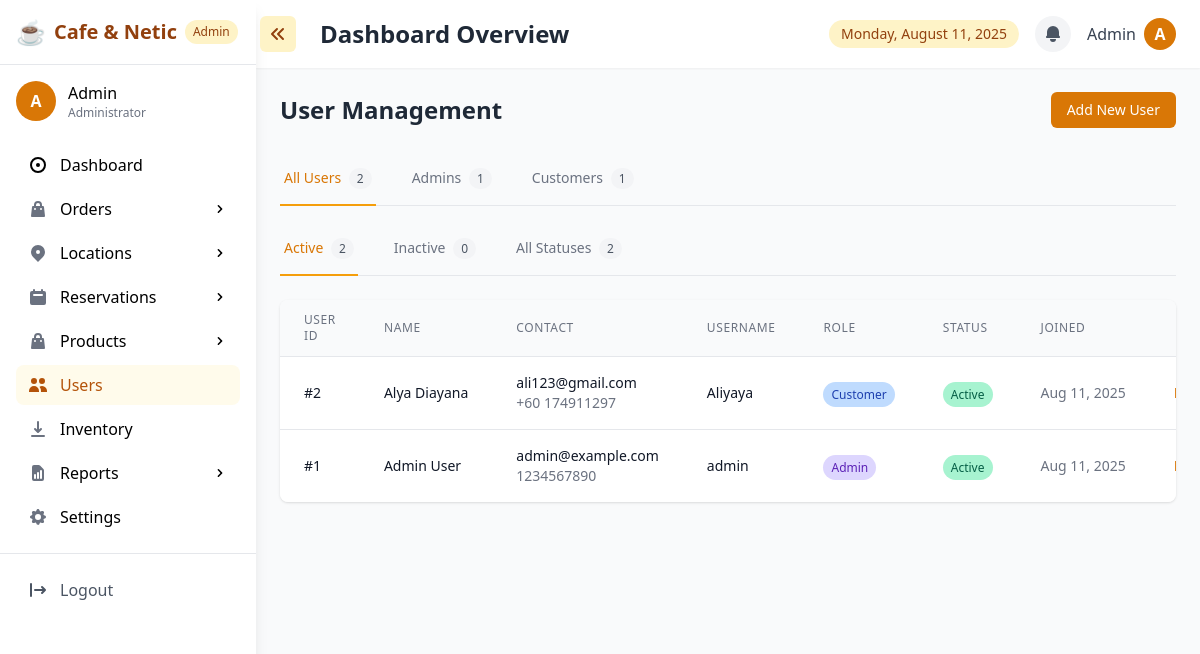
Screenshot of /admin/admin_users.php (signed in) with the database file from the repository.
### tables this page shows
CREATE TABLE `users` (
  `user_id` int(11) NOT NULL,
  `first_name` varchar(50) NOT NULL,
  `last_name` varchar(50) NOT NULL,
  `email` varchar(100) NOT NULL,
  `phone` varchar(20) DEFAULT NULL,
  `username` varchar(50) NOT NULL,
  `password_hash` varchar(255) NOT NULL,
  `role` enum('customer','admin') DEFAULT 'customer',
  `is_active` tinyint(1) DEFAULT 1,
  `created_at` timestamp NOT NULL DEFAULT current_timestamp(),
  `updated_at` timestamp NOT NULL DEFAULT current_timestamp() ON UPDATE current_timestamp(),
  `last_login` datetime DEFAULT NULL
);

### admin/admin_users.php (the view, shortened to what this page needs)
<?php
require '../includes/config.php';
$role_filter = isset($_GET['role']) ? $_GET['role'] : 'all';
$status_filter = isset($_GET['status']) ? $_GET['status'] : 'active';
$sql = "SELECT * FROM users WHERE 1=1";
$params = [];
if ($status_filter !== 'all') {
    $sql .= " AND is_active = :is_active";
    $params[':is_active'] = ($status_filter === 'active') ? 1 : 0;
}
$sql .= " ORDER BY created_at DESC";
try {
    $stmt = $conn->prepare($sql);
    foreach ($params as $key => $value) {
        $stmt->bindValue($key, $value);
    }
    $stmt->execute();
    $users = $stmt->fetchAll(PDO::FETCH_ASSOC);
} catch (PDOException $e) {
    $error = "Failed to fetch users: " . $e->getMessage();
}
try {
    $counts_stmt = $conn->query("
        SELECT
            role,
            is_active,
            COUNT(*) as count
        FROM users
        GROUP BY role, is_active
    ");
    $counts_data = $counts_stmt->fetchAll(PDO::FETCH_ASSOC);
    $counts = [
        'all' => 0,
        'admin' => ['all' => 0, 'active' => 0, 'inactive' => 0],
        'customer' => ['all' => 0, 'active' => 0, 'inactive' => 0],
        'active' => 0,
        'inactive' => 0
    ];
    foreach ($counts_data as $cd) {
        $counts['all'] += $cd['count'];
        $counts[$cd['role']]['all'] += $cd['count'];
        $counts[$cd['role']][$cd['is_active'] ? 'active' : 'inactive'] += $cd['count'];
        $counts[$cd['is_active'] ? 'active' : 'inactive'] += $cd['count'];
    }
} catch (PDOException $e) {
    $error = "Failed to fetch user counts: " . $e->getMessage();
}
?>
<!DOCTYPE html>
<html lang="en">
<head>
    <script src="https://cdn.tailwindcss.com"></script>
</head>
<body class="font-inter bg-gray-50">
    <div class="flex h-screen overflow-hidden">
        <?php include '../includes/admin_sidebar.php'; ?>
        <div class="flex-1 overflow-auto">
            <?php
                include '../includes/admin_topnav.php';
            ?>
            <main class="p-6">
                <div class="flex justify-between items-center mb-6">
                    <h1 class="text-2xl font-bold text-gray-800">User Management</h1>
                    <a href="admin_users_add.php" class="bg-amber-600 hover:bg-amber-700 text-white px-4 py-2 rounded-md text-sm font-medium">
                        Add New User
                    </a>
                </div>
                <div class="mb-6 space-y-4">
                    <div class="border-b border-gray-200">
                        <nav class="-mb-px flex space-x-8">
                            <a href="admin_users.php"
                               class="<?= ($role_filter === 'all' && $status_filter === 'active') ? 'border-amber-500 text-amber-600' : 'border-transparent text-gray-500 hover:text-gray-700 hover:border-gray-300' ?> whitespace-nowrap py-4 px-1 border-b-2 font-medium text-sm">
                                All Users
                                <span class="bg-gray-100 text-gray-600 ml-1 py-0.5 px-2 rounded-full text-xs">
                                    <?= $counts['all'] ?>
                                </span>
                            </a>
                            <a href="admin_users.php?role=admin"
                               class="<?= $role_filter === 'admin' ? 'border-amber-500 text-amber-600' : 'border-transparent text-gray-500 hover:text-gray-700 hover:border-gray-300' ?> whitespace-nowrap py-4 px-1 border-b-2 font-medium text-sm">
                                Admins
                                <span class="bg-gray-100 text-gray-600 ml-1 py-0.5 px-2 rounded-full text-xs">
                                    <?= $counts['admin']['all'] ?>
                                </span>
                            </a>
                            <a href="admin_users.php?role=customer"
                               class="<?= $role_filter === 'customer' ? 'border-amber-500 text-amber-600' : 'border-transparent text-gray-500 hover:text-gray-700 hover:border-gray-300' ?> whitespace-nowrap py-4 px-1 border-b-2 font-medium text-sm">
                                Customers
                                <span class="bg-gray-100 text-gray-600 ml-1 py-0.5 px-2 rounded-full text-xs">
                                    <?= $counts['customer']['all'] ?>
                                </span>
                            </a>
                        </nav>
                    </div>
                    <div class="border-b border-gray-200">
                        <nav class="-mb-px flex space-x-8">
                            <a href="admin_users.php?status=active<?= $role_filter !== 'all' ? '&role='.$role_filter : '' ?>"
                               class="<?= $status_filter === 'active' ? 'border-amber-500 text-amber-600' : 'border-transparent text-gray-500 hover:text-gray-700 hover:border-gray-300' ?> whitespace-nowrap py-4 px-1 border-b-2 font-medium text-sm">
                                Active
                                <span class="bg-gray-100 text-gray-600 ml-1 py-0.5 px-2 rounded-full text-xs">
                                    <?= $counts['active'] ?>
                                </span>
                            </a>
                            <a href="admin_users.php?status=inactive<?= $role_filter !== 'all' ? '&role='.$role_filter : '' ?>"
                               class="<?= $status_filter === 'inactive' ? 'border-amber-500 text-amber-600' : 'border-transparent text-gray-500 hover:text-gray-700 hover:border-gray-300' ?> whitespace-nowrap py-4 px-1 border-b-2 font-medium text-sm">
                                Inactive
                                <span class="bg-gray-100 text-gray-600 ml-1 py-0.5 px-2 rounded-full text-xs">
                                    <?= $counts['inactive'] ?>
                                </span>
                            </a>
                            <a href="admin_users.php?status=all<?= $role_filter !== 'all' ? '&role='.$role_filter : '' ?>"
                               class="<?= $status_filter === 'all' ? 'border-amber-500 text-amber-600' : 'border-transparent text-gray-500 hover:text-gray-700 hover:border-gray-300' ?> whitespace-nowrap py-4 px-1 border-b-2 font-medium text-sm">
                                All Statuses
                                <span class="bg-gray-100 text-gray-600 ml-1 py-0.5 px-2 rounded-full text-xs">
                                    <?= $counts['all'] ?>
                                </span>
                            </a>
                        </nav>
                    </div>
                </div>
                <div class="bg-white shadow rounded-lg overflow-hidden">
                    <div class="overflow-x-auto">
                        <table class="min-w-full divide-y divide-gray-200">
                            <thead class="bg-gray-50">
                                <tr>
                                    <th scope="col" class="px-6 py-3 text-left text-xs font-medium text-gray-500 uppercase tracking-wider">User ID</th>
                                    <th scope="col" class="px-6 py-3 text-left text-xs font-medium text-gray-500 uppercase tracking-wider">Name</th>
                                    <th scope="col" class="px-6 py-3 text-left text-xs font-medium text-gray-500 uppercase tracking-wider">Contact</th>
                                    <th scope="col" class="px-6 py-3 text-left text-xs font-medium text-gray-500 uppercase tracking-wider">Username</th>
                                    <th scope="col" class="px-6 py-3 text-left text-xs font-medium text-gray-500 uppercase tracking-wider">Role</th>
                                    <th scope="col" class="px-6 py-3 text-left text-xs font-medium text-gray-500 uppercase tracking-wider">Status</th>
                                    <th scope="col" class="px-6 py-3 text-left text-xs font-medium text-gray-500 uppercase tracking-wider">Joined</th>
                                    <th scope="col" class="px-6 py-3 text-right text-xs font-medium text-gray-500 uppercase tracking-wider">Actions</th>
                                </tr>
                            </thead>
                            <tbody class="bg-white divide-y divide-gray-200">
                                <?php if (empty($users)): ?>
                                    <tr>
                                        <td colspan="8" class="px-6 py-4 text-center text-sm text-gray-500">No users found</td>
                                    </tr>
                                <?php else: ?>
                                    <?php foreach ($users as $user): ?>
                                    <tr class="hover:bg-gray-50">
                                        <td class="px-6 py-4 whitespace-nowrap text-sm font-medium text-gray-900">#<?= $user['user_id'] ?></td>
                                        <td class="px-6 py-4 whitespace-nowrap">
                                            <div class="text-sm font-medium text-gray-900"><?= htmlspecialchars($user['first_name'] . ' ' . $user['last_name']) ?></div>
                                        </td>
                                        <td class="px-6 py-4 whitespace-nowrap">
                                            <div class="text-sm text-gray-900"><?= htmlspecialchars($user['email']) ?></div>
                                            <div class="text-sm text-gray-500"><?= htmlspecialchars($user['phone'] ?? 'N/A') ?></div>
                                        </td>
                                        <td class="px-6 py-4 whitespace-nowrap text-sm text-gray-900">
                                            <?= htmlspecialchars($user['username']) ?>
                                        </td>
                                        <td class="px-6 py-4 whitespace-nowrap">
                                            <span class="px-2 py-1 text-xs rounded-full user-role-<?= $user['role'] ?>">
                                                <?= ucfirst($user['role']) ?>
                                            </span>
                                        </td>
                                        <td class="px-6 py-4 whitespace-nowrap">
                                            <span class="px-2 py-1 text-xs rounded-full user-status-<?= $user['is_active'] ? 'active' : 'inactive' ?>">
                                                <?= $user['is_active'] ? 'Active' : 'Inactive' ?>
                                            </span>
                                        </td>
                                        <td class="px-6 py-4 whitespace-nowrap text-sm text-gray-500">
                                            <?= date('M j, Y', strtotime($user['created_at'])) ?>
                                        </td>
                                        <td class="px-6 py-4 whitespace-nowrap text-right text-sm font-medium">
                                            <a href="admin_users_edit.php?id=<?= $user['user_id'] ?>" class="text-amber-600 hover:text-amber-900 mr-3">Edit</a>
                                        </td>
                                    </tr>
                                    <?php endforeach; ?>
                                <?php endif; ?>
                            </tbody>
                        </table>
                    </div>
                </div>
            </main>
        </div>
    </div>
</body>
</html>

### admin/admin_users.php (style rules this page uses)
.user-role-admin { background-color: #ddd6fe; color: #5b21b6; }
.user-role-customer { background-color: #bfdbfe; color: #1e40af; }
.user-status-active { background-color: #a7f3d0; color: #065f46; }

### rows the page displays
users: user_id "2", first_name+last_name "Alya Diayana", email "ali123@gmail.com", phone "+60 174911297", username "Aliyaya", role "Customer", is_active "Active", created_at "Aug 11, 2025"
users: user_id "1", first_name+last_name "Admin User", email "admin@example.com", phone "1234567890", username "admin", role "Admin", is_active "Active", created_at "Aug 11, 2025"

### other values shown
substr($_SESSION['first_name'] ?? 'A', 0, 1) "A"
$_SESSION['first_name'] "Admin"
$counts['all'] "2"
$counts['admin']['all'] "1"
$counts['customer']['all'] "1"
$counts['active'] "2"
$counts['inactive'] "0"
